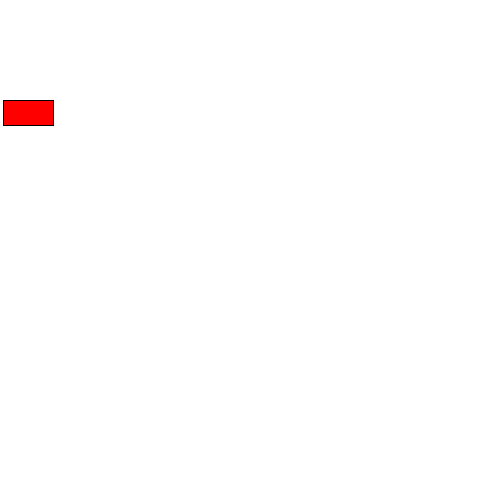
Frame 1 (no input)
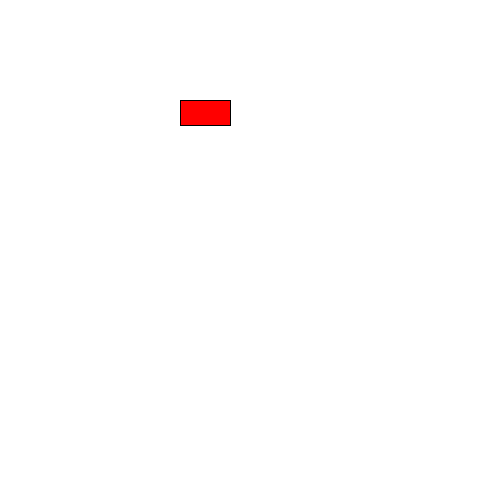
Frame 60 (the mouse pressed at the canvas centre just before this capture)
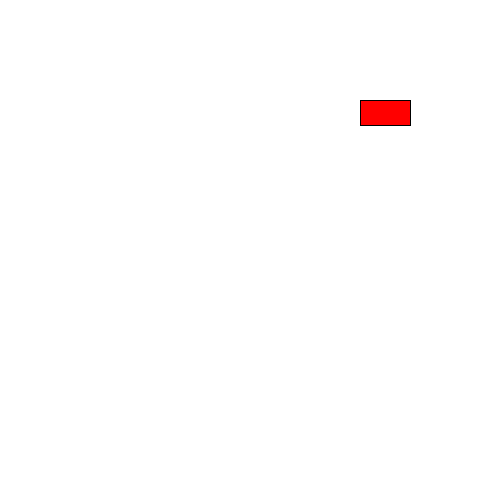
Frame 120 (the mouse held since frame 60 and released just before this capture)

The Processing sketch that drew these frames (run headless with seeded random() and noise(); from frame 60 on, the mouse is pressed at the canvas centre):

// Processing sketch: OOP_00_a
// ── OOP_00_a.pde
float posX;
float posY;
float size;
color col;


void setup() {
  posX = 0;
  posY = 100;
  size = 50;
  col  = color(255,0,0);
  
  size(500,500);
}


void draw() {
  background(255);
  avanza();
  dibuja();
}

void avanza(){
  posX += 3;
  
}

void dibuja(){
  fill(col);
  rect(posX, posY, size, size/2);
  
}
